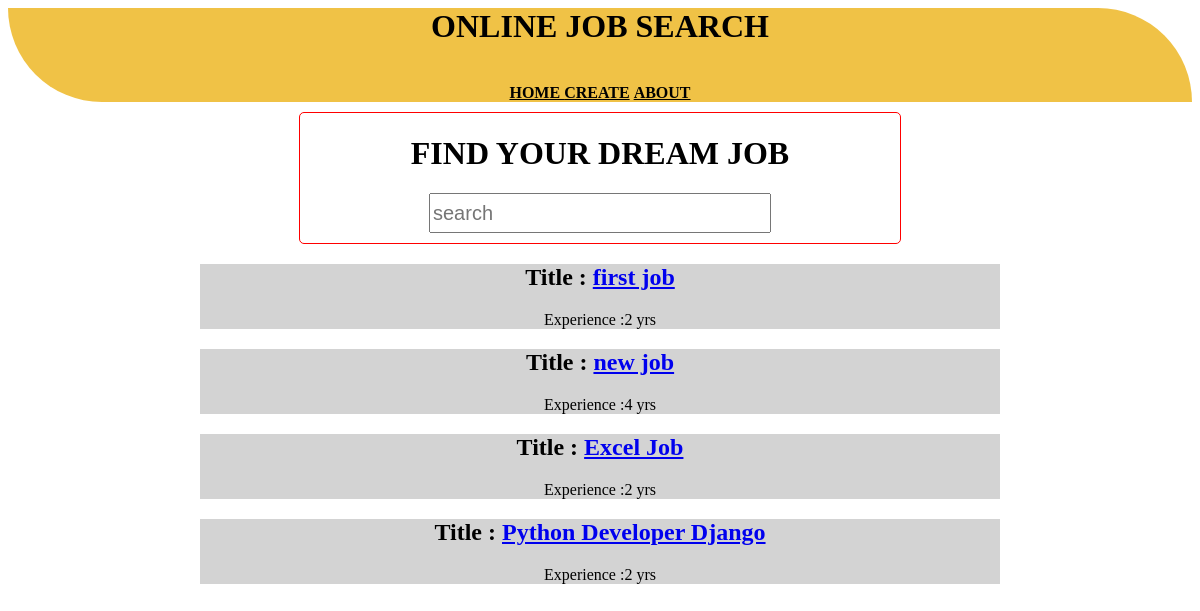
/ (signed in), run on an earlier commit of the app's database.
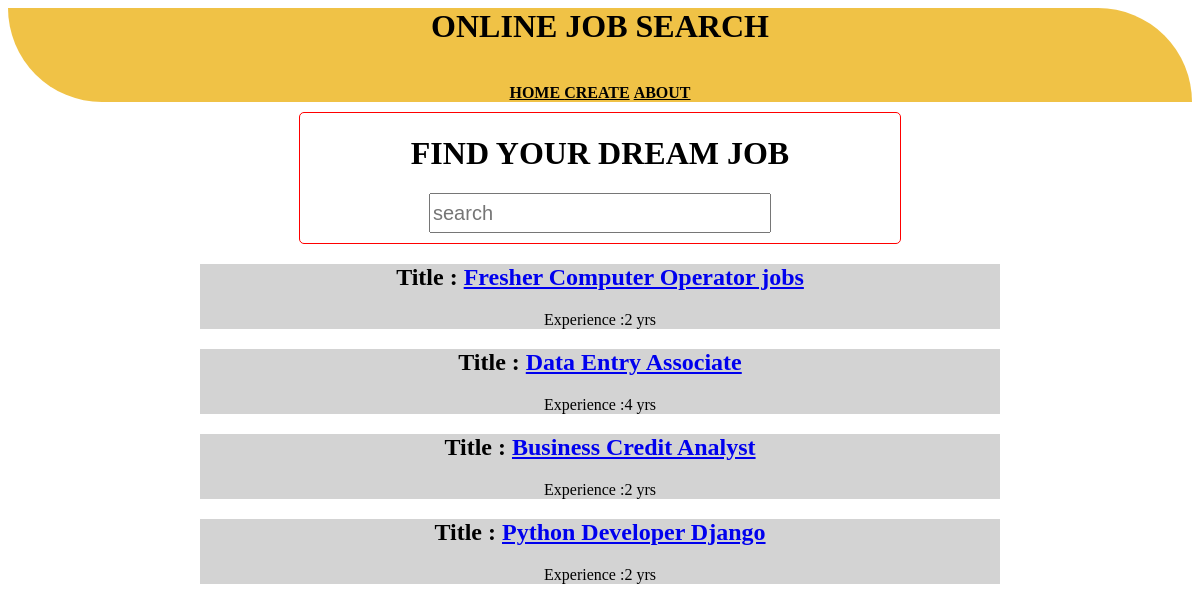
And on a later commit of the database.
### app/models.py (models this page shows, shortened)
class JOB_POSTING(models.Model):
    title = models.CharField(max_length=50)
    name = models.CharField(max_length=30)
    discription = models.TextField()
    contact = models.IntegerField()
    mail = models.EmailField()
    date = models.DateField()
    exp = models.IntegerField()
    location = models.CharField(max_length=20)
    employer = models.ForeignKey(User,on_delete=models.CASCADE)       #used to connecting the user table

### app/views.py (the view)
# urls.py: 2. Add a URL to urlpatterns:  path('', views.home, name='home')
@login_required
def home (request):
    data = JOB_POSTING.objects.all()
    return render_to_response('home.html',{"job":data})

### templates/home.html (shortened to what this page needs)
{% extends 'layout.html' %}
{% block main %}
    {% for i in job %}
    <div class="job_line">
        <h2>Title : <a href="job/{{i.id}}/">{{i.title}}</a></h2>
        <span> Experience :{{i.exp}} yrs</span>
    </div>
    {% endfor %}
{% endblock %}

What changed in the data, as far as the page shows it:
changed JOB_POSTING: title "first job" → "Fresher Computer Operator jobs"
changed JOB_POSTING: title "new job" → "Data Entry Associate"
changed JOB_POSTING: title "Excel Job" → "Business Credit Analyst"
